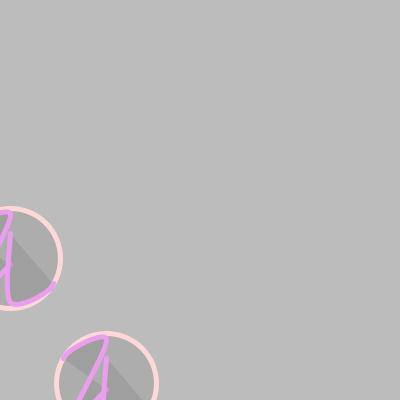
Frame 1 (no input)
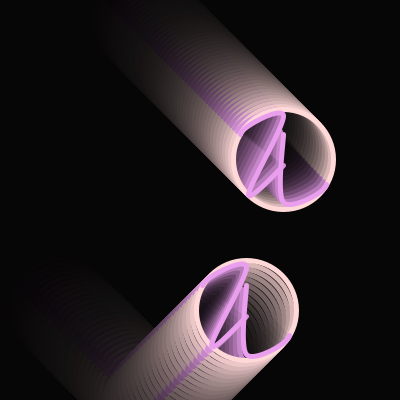
Frame 60 (the mouse pressed at the canvas centre just before this capture)
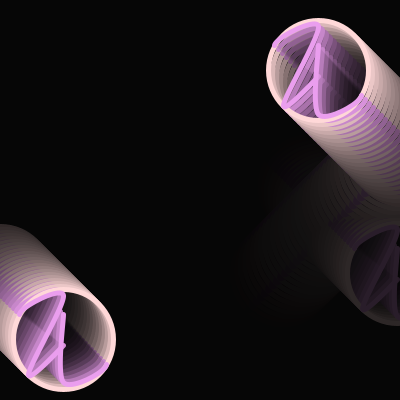
Frame 120 (the mouse held since frame 60 and released just before this capture)

The Processing sketch that drew these frames (run headless with seeded random() and noise(); from frame 60 on, the mouse is pressed at the canvas centre):

// Processing sketch: processing_51474
// ── processing_51474.pde

//Homework #6, Jim Roberst's CFA-757
//Computing the Arts with Processing
//Zoe Lu copyright Spring 2012, Pittsburgh

//pressed the space key to bold the stroke




float r,g,b;
float stk;
float ix,iy,ix2,iy2,iDia;
float ixSpeed,iySpeed,ixSpeed2,iySpeed2;
void setup(){
  frameRate(30);
  size(400,400);
  noFill();
  smooth();
  stk=5;
  r=255;
  g=216;
  b=216;
  ix=10;
  iy=random(height);
  ix2=random(width);
  iy2=random(height);
  iDia=50;
  ixSpeed=4;
  iySpeed=4;
  iySpeed2=3;
  ixSpeed2=3;
}

void draw(){
  prepWindow();
  initials(ix,iy,iDia);
  bounceInitials();
  wrapInitials();
  initials(ix2,iy2,iDia);
}

//wrap the initials
void wrapInitials(){
  ix2+=(ixSpeed2);
  iy2+=(iySpeed2);
  if(ix2>width || ix2<0){
    ix2=0;
  }
  if(iy2<0 || iy2>height){
    iy2=0;
  }
}

//bounce the initials
void bounceInitials(){
  ix+=ixSpeed;
  iy+=iySpeed;
  if(ix>width){
    ixSpeed=-ixSpeed;
  }
  if(ix<0){
    ixSpeed=-ixSpeed;
  }
  if(iy>height){
    iySpeed=-iySpeed;
  }
  if(iy<0){
    iySpeed=-iySpeed;
  }
}

//key pressed
void keyPressed(){
  if(keyCode==' '){
    stk++;
    if(stk>15){
      stk=5;
    }
  }
  /*
  if(keyCode=='S'){
    save("hw6.jpg");
  }
  */
}

void prepWindow(){
  fill(random(10),20);
  rect(-10,-10,width+20,height+20);
}

void initials(float x, float y, float diam){
    strokeWeight(stk);
    stroke(r,g,b);
    //draw a circle
    ellipse(x,y,diam*2,diam*2);
    //draw a Z
    stroke(r-21,g-58,b+22);
    beginShape();
      curveVertex(x,y);
      curveVertex(x-0.87*diam, y-0.5*diam);
      curveVertex(x, y-0.875*diam);
      curveVertex(x-0.7*diam, y+0.7*diam); 
      curveVertex(x, y+0.125*diam);
      curveVertex(x,y);
    endShape();
    //draw a L
    beginShape();
      curveVertex(x,y);
      curveVertex(x, y-0.5*diam);
      curveVertex(x, y+0.875*diam);
      curveVertex(x+0.86*diam, y+0.5*diam); 
      curveVertex(x,y);
    endShape();
}
                
